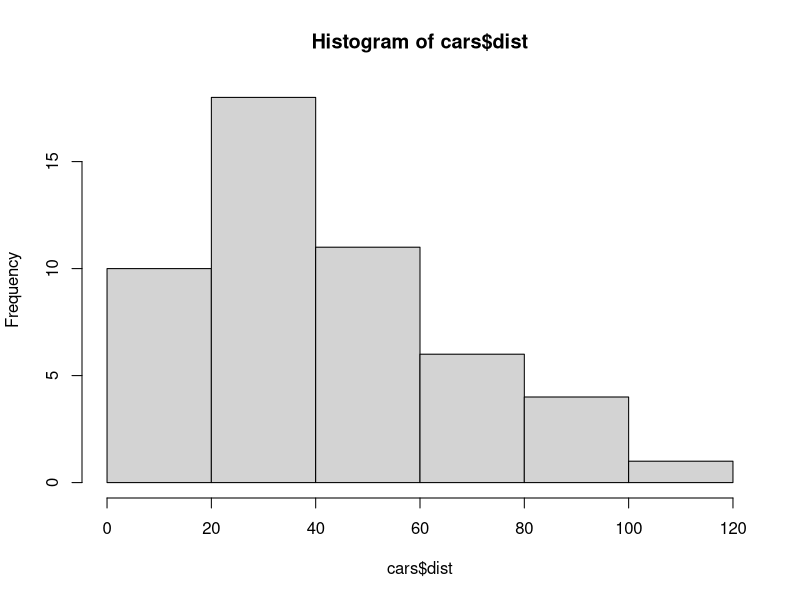
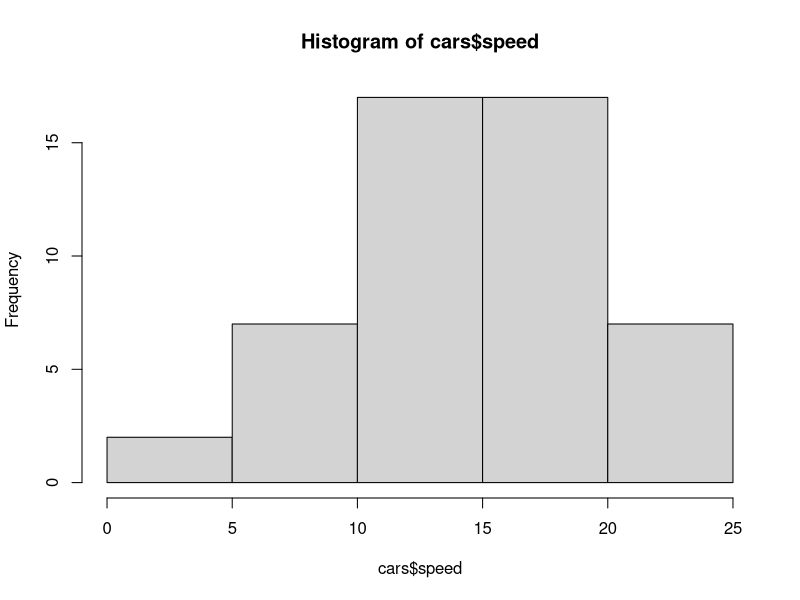
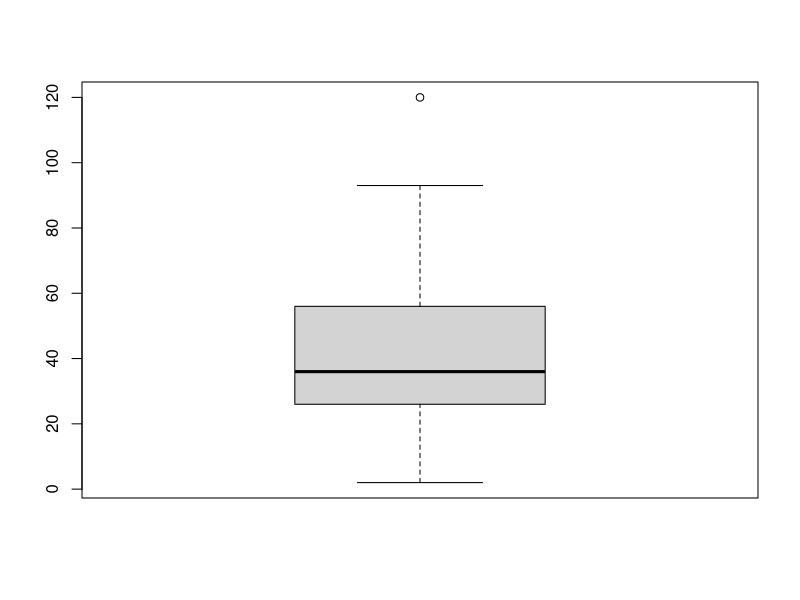
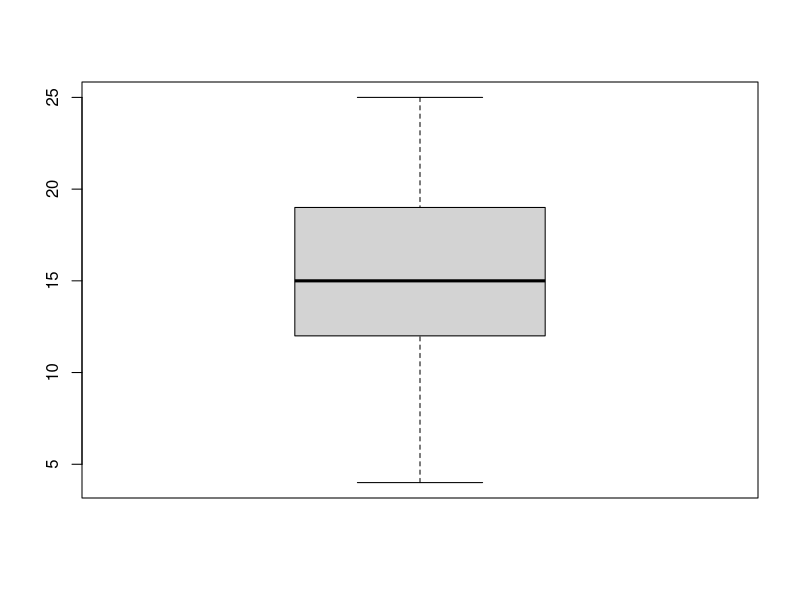
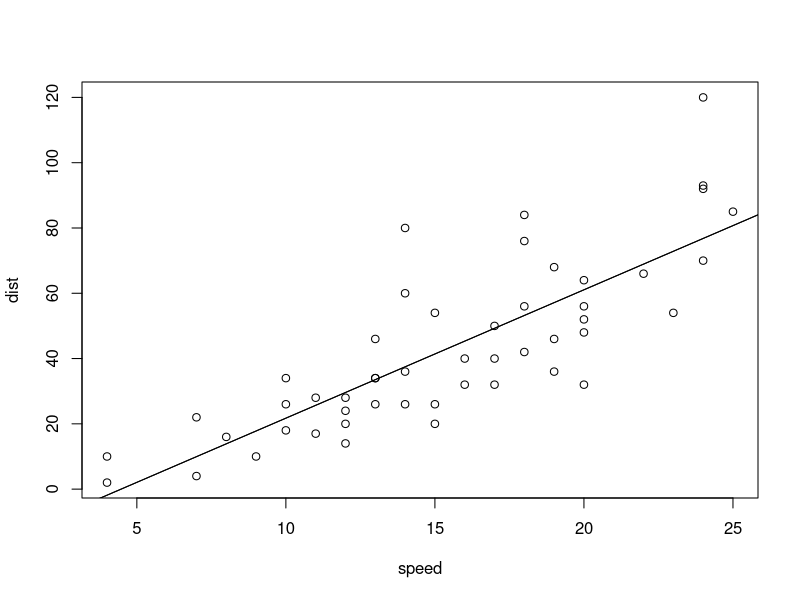
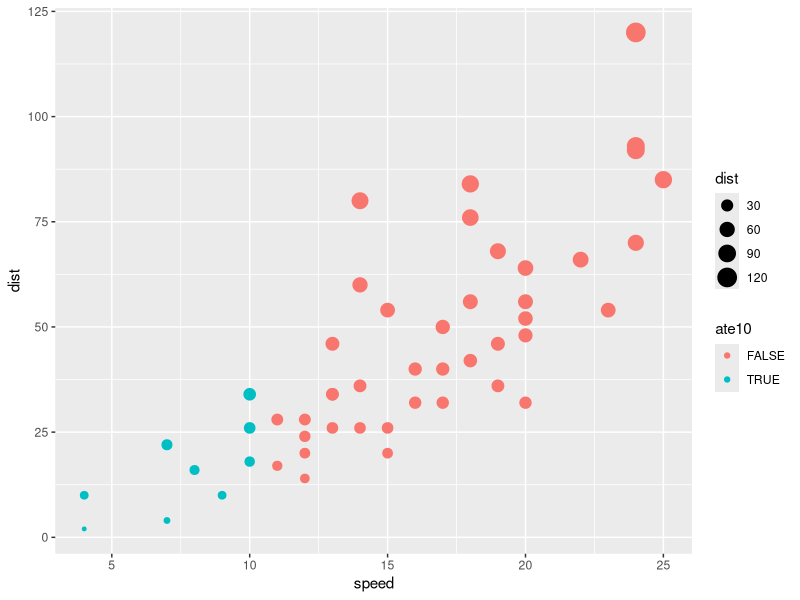
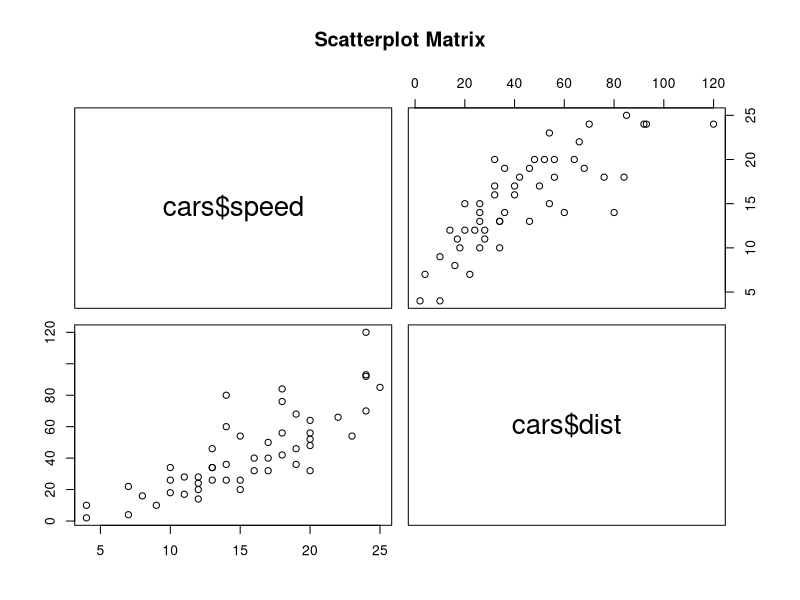

Generate these figures, in order, with R:
## ---- chunk 1
knitr::opts_chunk$set(echo = TRUE)
library(ggplot2)
library(dplyr)
## ---- chunk 2

meunome <- "Felipe"
idade <- 15
sequencial <- c(1,2,3,4,5)
## ---- chunk 3

## String 
str(meunome)  
## Numeric
str(idade) 
## Vector
str(sequencial)  
## ---- chunk 4
x <- 1+5
print(x)
## ---- chunk 5
y <- 10-5
print(y)
## ---- chunk 6
m <- 10*5
print(m)
## ---- chunk 7
d <- 10;5
print(d)
## ---- chunk 8
e <- 10^2
print(e)

## ---- chunk 9
if ( 10 > 5){
  print("10 é maior que 5")
}
## ---- chunk 10
if ( 10 == 5){
  print("10 é igual 5")
}else{
  print("10 não é igual a 5")
}
## ---- chunk 11
meuVetor <- c(10,20,30,40,50);
for (i in meuVetor){
  print(i);
}
## ---- chunk 12

funcaoSoma <- function(x1,x2) {
  return(x1+x2)
}
## ---- chunk 13

print(funcaoSoma(5,5))
## ---- chunk 14
m <- matrix(c(3:14), nrow = 4, ncol=3, byrow = TRUE)
print(m)
## ---- chunk 15
# Sumario da tabela cars
summary(cars)

# Correlação da coluna dist com a coluna speed
print(cor(cars$dist, cars$speed))

# Histograma da coluna dist da tabela
hist(cars$dist)

# Histograma da coluna speed da tabela
hist(cars$speed)

# Boxplot das colunas dist e speed
boxplot(cars$dist)
boxplot(cars$speed)

# Plot da tabela cars com a regressão linear
z <- lm(cars$dist ~ cars$speed, data = cars)
plot(cars)
abline(z)
abline(coef = coef(z))

## ---- chunk 16
p <- cars %>%
  # Criando coluna "ate10" para velocidade <= 10 na tabela cars
  mutate(ate10=cars$speed<=10) %>% 
  ggplot(aes(x=speed, y= dist, color=ate10)) + geom_point(aes(size=dist))
p
## ---- chunk 17
pairs(~cars$speed+cars$dist,data = cars, main = "Scatterplot Matrix")
